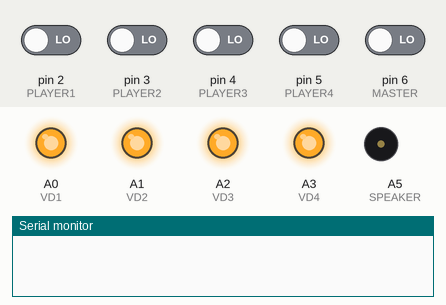
A sketch run on a simulated Arduino Uno, built with avr-gcc and run on an emulated ATmega328P. On the bench: output pins drawn as LEDs (lit = HIGH), buzzer (waves = sounding), the last lines printed to the serial monitor. Inputs (shaded band) come from the test bench; at power-on: pin 2 (PLAYER1), pin 3 (PLAYER2), pin 4 (PLAYER3), pin 5 (PLAYER4), pin 6 (MASTER) LOW.

Above: at 3.3 s.
3.4 s: pin 2 (PLAYER1) driven HIGH
At 4.4 s:
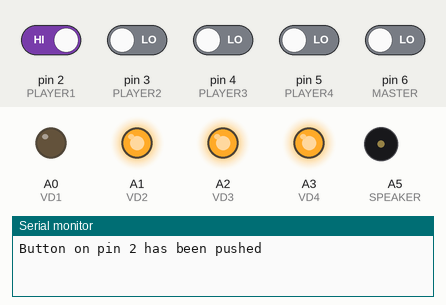
5.4 s: pin 6 (MASTER) driven HIGH
At 5.8 s:
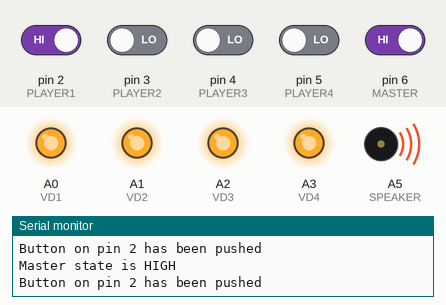
8.4 s: pin 3 (PLAYER2) driven HIGH
At 9.2 s:
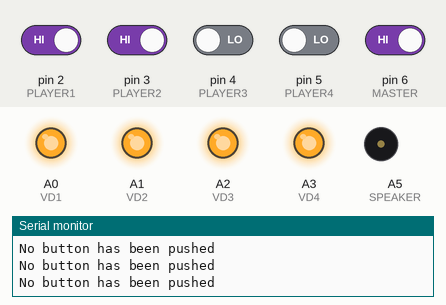
10.3 s: pin 3 (PLAYER2) driven LOW
At 10.7 s:
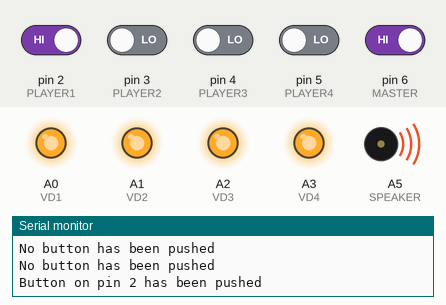
13.3 s: pin 4 (PLAYER3) driven HIGH
At 13.8 s:
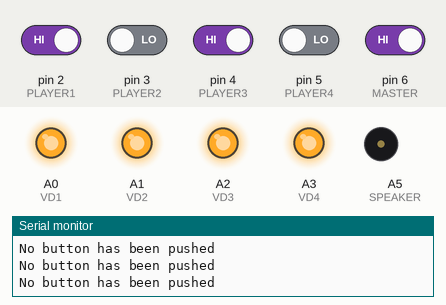
16.3 s: pin 4 (PLAYER3) driven LOW
At 16.7 s:
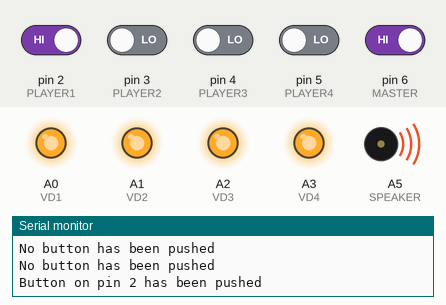
Timing chart, 0 to 19.3 s (numbered marks = the images above; inputs shaded):
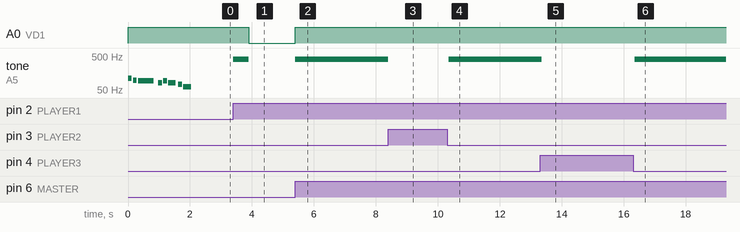

Measured:
- after the input at 3.4 s, A0 (VD1): HIGH → LOW after 0.50 s; tone on A5 (SPEAKER): silent → 400 Hz at once, → silent 0.50 s later
- after the input at 5.4 s, A0 (VD1): LOW → HIGH at once; tone on A5 (SPEAKER): silent → 400 Hz at once
- after the input at 8.4 s, tone on A5 (SPEAKER): 400 Hz → silent at once
- after the input at 10.3 s, tone on A5 (SPEAKER): silent → 400 Hz after 0.06 s
- after the input at 13.3 s, tone on A5 (SPEAKER): 400 Hz → silent after 0.06 s
- after the input at 16.3 s, tone on A5 (SPEAKER): silent → 400 Hz after 0.06 s

The sketch:

Brain.ino
```cpp
#include "diagnostic.h"

/* Bit mask of active buttons  */
#define PLAYER1_FIRST  1
#define PLAYER2_FIRST  1 << 1
#define PLAYER3_FIRST  1 << 2
#define PLAYER4_FIRST  1 << 3

int wait_action ();
int detect_pushed_button (int);
void answer_wait (int);
void signalize (int);

/* Pins preinitialization and hardware diagnostics  */
void setup() {

  /* Set button pins as inputs */
  pinMode(PLAYER1, INPUT);
  pinMode(PLAYER2, INPUT);
  pinMode(PLAYER3, INPUT);
  pinMode(PLAYER4, INPUT);
  pinMode(MASTER, INPUT);

  /* Set diode pins as outputs */
  pinMode (VD1, OUTPUT);
  pinMode (VD2, OUTPUT);
  pinMode (VD3, OUTPUT);
  pinMode (VD4, OUTPUT);

  /* Put off diodes */
  analogWrite (VD1, 255);
  analogWrite (VD2, 255);
  analogWrite (VD3, 255);
  analogWrite (VD4, 255);

  /* Set speaker as output */
  pinMode (SPEAKER, OUTPUT);

  /* Open serial port for debug */
  Serial.begin (9600);

  /* Speaker and diodes testing */
  play_melody(SPEAKER);
}

/* Main loop function  */
void loop() {
  int buttons_state = 0;
  int current_led = 0;

  buttons_state = wait_action();
  current_led = detect_pushed_button(buttons_state);

  if (current_led != 0) {
    signalize (current_led);
    answer_wait (current_led);
  }
}

/* Read current buttons state. Returns state mask, when one of buttons
   has been pushed.
   Each bit of state_mask is a current player's button state, as example:
   0001 - player 1 pushed the button
   0010 - player 2 pushed the button
   0100 - player 3 pushed the button
   1000 - player 4 pushed the button
*/
int wait_action () {
  int state_mask = 0;
  int player1_state = LOW;
  int player2_state = LOW;
  int player3_state = LOW;
  int player4_state = LOW;

  while (true) {
    player1_state = digitalRead (PLAYER1);
    player2_state = digitalRead (PLAYER2);
    player3_state = digitalRead (PLAYER3);
    player4_state = digitalRead (PLAYER4);

    if (player1_state == HIGH)
      state_mask = state_mask | PLAYER1_FIRST;

    if (player2_state == HIGH)
      state_mask = state_mask | PLAYER2_FIRST;

    if (player3_state == HIGH)
      state_mask = state_mask | PLAYER3_FIRST;

    if (player4_state == HIGH)
      state_mask = state_mask | PLAYER4_FIRST;

    if (state_mask != 0)
      break;
  }
  return state_mask;
}

/* Identify wich button has been pushed. Returns number of VD,
  corresponds to pushed button.
*/
int detect_pushed_button (int state_mask) {
  if (state_mask == PLAYER1_FIRST){
    Serial.println ("Button on pin 2 has been pushed");
    return VD1;
  }
  if (state_mask == PLAYER2_FIRST){
    Serial.println ("Button on pin 3 has been pushed");
    return VD2;
  }
  if (state_mask == PLAYER3_FIRST){
    Serial.println ("Button on pin 4 has been pushed");
    return VD3;
  }

  if (state_mask == PLAYER4_FIRST){
    Serial.println ("Button on pin 5 has been pushed");
    return VD4;
  }
  Serial.println ("No button has been pushed");
  return 0;
}

/* Led diode, and beep
   @diode_pin - pin, correspinding to the pushed button
*/
void signalize (int diode_pin) {
  tone (SPEAKER, 400);
  delay(500);
  noTone (SPEAKER);
  analogWrite (diode_pin, 0);
}

/* Sycle for waiting answer
   @diode_pin - currently active diode
*/
void answer_wait (int diode_pin) {
  int master_state = LOW;

  while (true) {
    master_state = digitalRead (MASTER);
    if (master_state == HIGH) {
      Serial.println ("Master state is HIGH");
      analogWrite (diode_pin, 255);
      break;
    }
  }
}
```

diagnostic.h
```cpp
#include "tones.h"
#include "pins.h"

/* Function for playing melody  */
void play_melody (int);

/* Start diodes lighting  */
void diodes_on();

/* Stop diodes lighting  */
void diodes_off();

/* Play test melody with blinking diodes  */
void play_melody (int);
```

diagnostic.ino
```cpp
/* Diodes put out  */
void diodes_off(){
  analogWrite(VD1, 255);
  analogWrite(VD1, 255);
  analogWrite(VD1, 255);
  analogWrite(VD1, 255);
}

/* Light diodes  */
void diodes_on(){
  analogWrite(VD1, 0);
  analogWrite(VD1, 0);
  analogWrite(VD1, 0);
  analogWrite(VD1, 0);
}


/* Plays melody with blinking diodes
*  @speaker_pin - pin number, where speaker is connected
*/
void play_melody (int speaker_pin){
 int melody[] = { NOTE_A2, NOTE_G2, NOTE_FS2, NOTE_E2, NOTE_FS2,
                  NOTE_E2, NOTE_D2, NOTE_B1, NOTE_D2, NOTE_FS2};
 int noteDurations[] = { 8, 8, 2, 8, 8, 4, 8, 4, 8, 2 };

  for (int thisNote = 0; thisNote < 8; thisNote++) {
    /* Start diodes lighting */
    diodes_on ();

    // to calculate the note duration, take one second
    // divided by the note type.
    //e.g. quarter note = 1000 / 4, eighth note = 1000/8, etc.
    int noteDuration = 1000 / noteDurations[thisNote];
    tone(speaker_pin, melody[thisNote], noteDuration);

    // to distinguish the notes, set a minimum time between them.
    // the note's duration + 30% seems to work well:
    int pauseBetweenNotes = noteDuration * 1.30;

    /* Stop diodes lighting */
    diodes_off();
    delay(pauseBetweenNotes);

    // stop the tone playing:
    noTone(speaker_pin);
  }
}
```

tones.h
```cpp
/* Note constants */

#define NOTE_B0  31
#define NOTE_C1  33
#define NOTE_CS1 35
#define NOTE_D1  37
#define NOTE_DS1 39
#define NOTE_E1  41
#define NOTE_F1  44
#define NOTE_FS1 46
#define NOTE_G1  49
#define NOTE_GS1 52
#define NOTE_A1  55
#define NOTE_AS1 58
#define NOTE_B1  62
#define NOTE_C2  65
#define NOTE_CS2 69
#define NOTE_D2  73
#define NOTE_DS2 78
#define NOTE_E2  82
#define NOTE_F2  87
#define NOTE_FS2 93
#define NOTE_G2  98
#define NOTE_GS2 104
#define NOTE_A2  110
#define NOTE_AS2 117
#define NOTE_B2  123
#define NOTE_C3  131
#define NOTE_CS3 139
#define NOTE_D3  147
#define NOTE_DS3 156
#define NOTE_E3  165
#define NOTE_F3  175
#define NOTE_FS3 185
#define NOTE_G3  196
#define NOTE_GS3 208
#define NOTE_A3  220
#define NOTE_AS3 233
#define NOTE_B3  247
#define NOTE_C4  262
#define NOTE_CS4 277
#define NOTE_D4  294
#define NOTE_DS4 311
#define NOTE_E4  330
#define NOTE_F4  349
#define NOTE_FS4 370
#define NOTE_G4  392
#define NOTE_GS4 415
#define NOTE_A4  440
#define NOTE_AS4 466
#define NOTE_B4  494
#define NOTE_C5  523
#define NOTE_CS5 554
#define NOTE_D5  587
#define NOTE_DS5 622
#define NOTE_E5  659
#define NOTE_F5  698
#define NOTE_FS5 740
#define NOTE_G5  784
#define NOTE_GS5 831
#define NOTE_A5  880
#define NOTE_AS5 932
#define NOTE_B5  988
#define NOTE_C6  1047
#define NOTE_CS6 1109
#define NOTE_D6  1175
#define NOTE_DS6 1245
#define NOTE_E6  1319
#define NOTE_F6  1397
#define NOTE_FS6 1480
#define NOTE_G6  1568
#define NOTE_GS6 1661
#define NOTE_A6  1760
#define NOTE_AS6 1865
#define NOTE_B6  1976
#define NOTE_C7  2093
#define NOTE_CS7 2217
#define NOTE_D7  2349
#define NOTE_DS7 2489
#define NOTE_E7  2637
#define NOTE_F7  2794
#define NOTE_FS7 2960
#define NOTE_G7  3136
#define NOTE_GS7 3322
#define NOTE_A7  3520
#define NOTE_AS7 3729
#define NOTE_B7  3951
#define NOTE_C8  4186
#define NOTE_CS8 4435
#define NOTE_D8  4699
#define NOTE_DS8 4978
```

pins.h
```cpp
/* Button digital pins  */
#define PLAYER1 2
#define PLAYER2 3
#define PLAYER3 4
#define PLAYER4 5
#define MASTER  6

/* Diode analog pins  */
#define VD1 A0
#define VD2 A1
#define VD3 A2
#define VD4 A3

/* Speaker pins  */
#define SPEAKER A5
```
